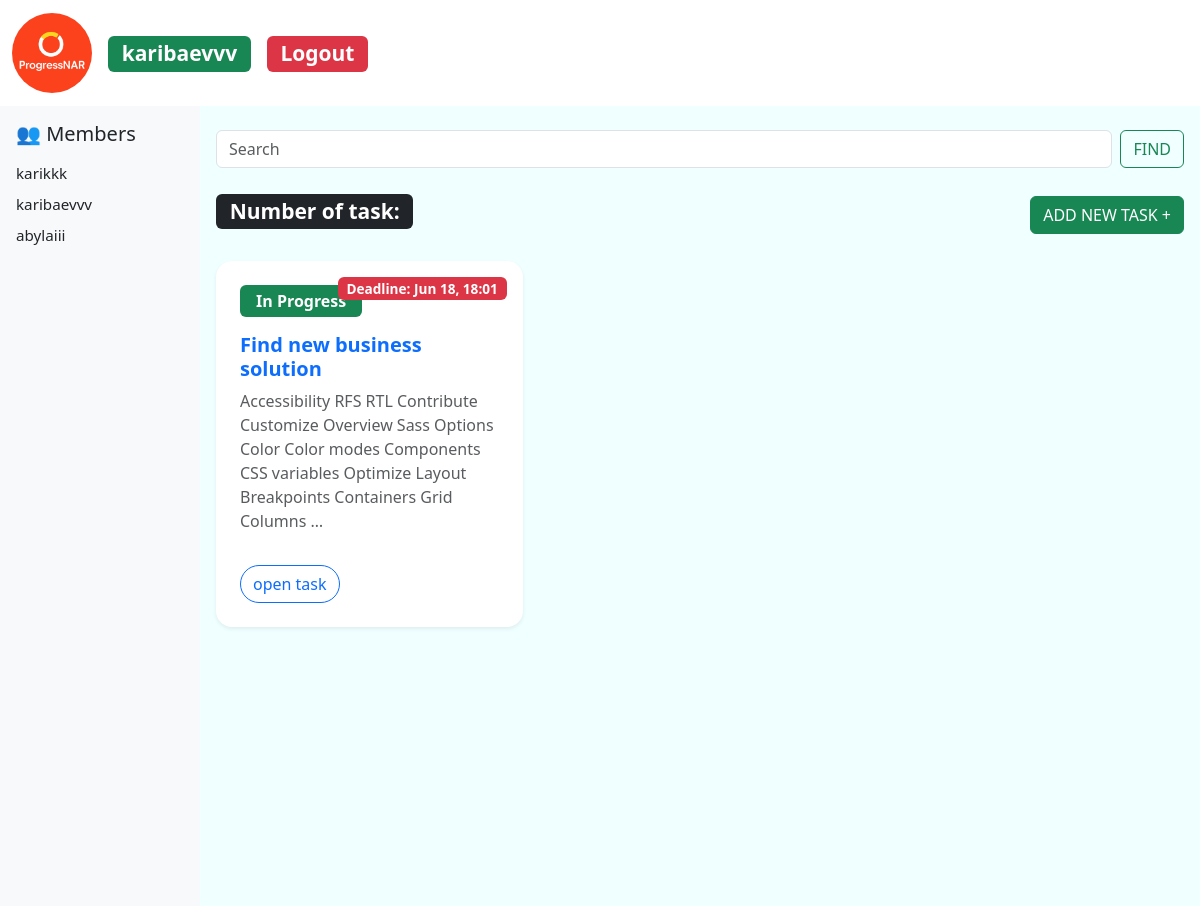
Screenshot of /project/625a9baf-12ef-47a3-9eb3-b3bc5e055f51/ (signed in) with the database file from the repository.
### todoApp_main/models.py (models this page shows, shortened)
class Task(models.Model):
    class Status(models.TextChoices):
        BACKLOG = 'backlog', 'Backlog'
        IN_PROGRESS = 'in_progress', 'In Progress'
        DONE = 'done', 'Done'
        EXPIRED = 'expired', 'Expired'
    class Priority(models.TextChoices):
        LOW = 'low', 'Low'
        MEDIUM = 'medium', 'Medium'
        HIGH = 'high', 'High'
    user = models.ForeignKey(User, on_delete=models.CASCADE,blank=True)
    id = models.UUIDField(primary_key = True,default = uuid.uuid4,editable = False)
    title = models.CharField(max_length = 100)
    description = models.TextField(null = False,blank = True)
    responsible_user = models.ManyToManyField(  # Изменил название поля
        User,
        blank=True,
        related_name='responsible_users',
    )
    status = models.CharField(
        max_length = 20,
        choices = Status.choices,
        default = Status.BACKLOG
    )
    priority = models.CharField(
        max_length = 20,
        choices = Priority.choices,
        default = Priority.MEDIUM
    )
    deadline = models.DateTimeField()
    created_at = models.DateTimeField(auto_now_add = True)
    updated_at = models.DateTimeField(auto_now = True)
    class Meta:
        ordering = ['-updated_at']

### todoApp_main/views.py (the view)
# urls.py: path('project/<str:pk>/',views.project,name='project'),
@login_required(login_url='login')
def project(request,pk):
    project = Projects.objects.get(id = pk)
    if request.user != project.admin and not project.users.filter(id=request.user.id).exists():
        return redirect('not_allowed')
    tasks = project.tasks.all()
    users = project.users.all()
    project_id = pk
    print(users)
    return render(request,'todoApp_main/project_page.html',{'tasks':tasks,'project_id':project_id,'users':users})

### todoApp_main/templates/todoApp_main/project_page.html (shortened to what this page needs)
{% extends 'main.html' %}
{% block content %}
<div class="grid-container">
  <aside class="sidebar">
    <h5 class="mb-3">👥 Members</h5>
    {% for user in users %}
      <div class="user-item">
        {{ user.username }}
      </div>
    {% endfor %}
  </aside>
  <main class="main-content px-3 py-4">
    <form class="d-flex flex-column flex-sm-row mb-4 gap-2" role="search">
      <input class="form-control" name="q" type="search" placeholder="Search" aria-label="Search" />
      <button class="btn btn-outline-success" type="submit">FIND</button>
    </form>
    <div class="d-flex flex-column flex-md-row justify-content-between align-items-start align-items-md-center mb-4 gap-2">
      <h3>
        <span class="badge text-bg-dark">Number of task: {{ task_amount }}</span>
      </h3>
      <a href="{% url 'task_create' project_id %}">
        <button type="button" class="btn btn-success">ADD NEW TASK +</button>
      </a>
    </div>
    <div class="row g-4">
      {% for task in tasks %}
        <div class="col-sm-12 col-md-6 col-lg-4">
          <div class="card h-100 shadow-sm border-0 rounded-4 position-relative task-card">
            <span class="badge bg-danger position-absolute top-0 end-0 m-3">
              Deadline: {{ task.deadline|date:"M d, H:i" }}
            </span>
            <div class="card-body p-4">
              <span class="badge bg-success fs-6 px-3 py-2 mb-3 d-inline-block">
                {{ task.get_status_display }}
              </span>
              <h5 class="card-title fw-bold text-primary">
                {{ task.title }}
              </h5>
              <p class="card-text text-muted">
                {{ task.description|truncatewords:20 }}
              </p>
              <a href="{% url 'task' task.id %}" class="btn btn-outline-primary rounded-pill mt-3">
                open task
              </a>
            </div>
          </div>
        </div>
      {% endfor %}
    </div>
  </main>
</div>
{% endblock %}

### templates/navbar.html (shortened to what this page needs)
{% load static %}
<nav class="navbar navbar-expand-lg bg-body-tertiary">
  <div class="container-fluid">
    <a class="navbar-brand" href="/"><img class="circle-img" src="{% static 'images/project-icon-1.png'%}" width="100" height="100"> </a>
    <div class="collapse navbar-collapse" id="navbarSupportedContent">
      <ul class="navbar-nav me-auto mb-2 mb-lg-0">
        {% if request.user.is_authenticated %}
        <h3 class="mb-2 mb-md-0 me-3">
          <span class="badge text-bg-success"> {{ user.username }}</span>
        </h3>
         <h3 class="mb-2 mb-md-0">
          <span class="badge text-bg-danger">  <a class="custom-link" class="nav-link" href="{% url 'logout' %}">Logout</a></span>
        </h3>
        {% else %}
        <h3 class="mb-2 mb-md-0">
          <span class="badge text-bg-success">  <a class="custom-link" class="nav-link" href="{% url 'login' %}">Login</a></span>
        </h3>
        {% endif %}
      </ul>
    </div>
  </div>
</nav>

### static/styles/main.css (style rules this page uses)
p { color: black; }
body { background-color: azure; }
a { text-decoration: none; }
.circle-img { width: 80px; height: 80px; border-radius: 50%; object-fit: cover; }
.navbar { background-color: white !important; }
.custom-link { color: white; }
.task-card .badge { font-size: 0.85rem; }

### todoApp_main/templates/todoApp_main/project_page.html (style rules this page uses)
.grid-container { display: grid; grid-template-columns: 200px 1fr; min-height: 100vh; }
.sidebar { background-color: #f8f9fa; padding: 1rem; }
.user-item { margin-bottom: 8px; font-size: 0.95rem; font-weight: 500; }
.task-card .badge { font-size: 0.85rem; }

### rows the page displays
Task: deadline "Jun 18, 18:01", status "In Progress", title "Find new business solution", description "Accessibility RFS RTL Contribute Customize Overview Sass Options Color Color modes Components CSS variables Optimize Layout Breakpoints Containers Grid Columns …"

### other values shown
{{ user.username }} "karibaevvv"
{{ user.username }} "karikkk"
{{ user.username }} "abylaiii"
